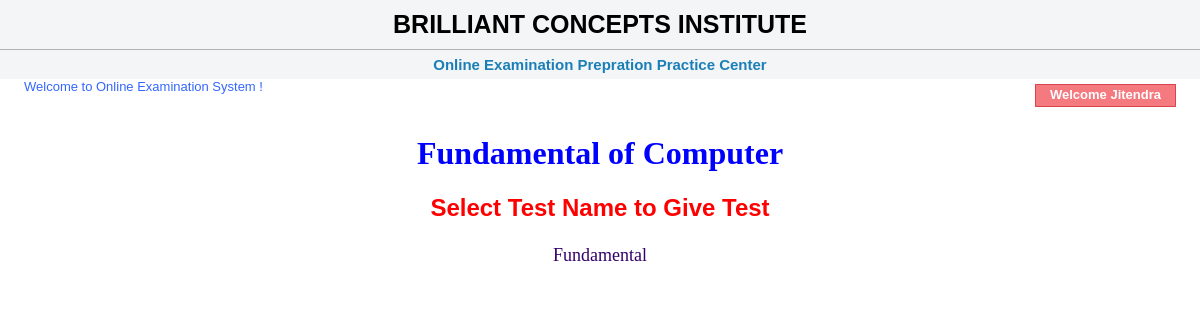
Page /quiz_portal/php/showtest.php?subid=1 (signed in) on the committed database.
### tables this page shows
CREATE TABLE `mst_subject` (
  `sub_id` int(5) NOT NULL,
  `sub_name` varchar(25) DEFAULT NULL,
  `centre_code` int(6) NOT NULL
);

CREATE TABLE `mst_test` (
  `test_id` int(5) NOT NULL,
  `sub_id` int(5) DEFAULT NULL,
  `test_name` varchar(30) DEFAULT NULL,
  `total_que` varchar(15) DEFAULT NULL
);

### quiz_portal/php/showtest.php (the view, shortened to what this page needs)
<!DOCTYPE HTML PUBLIC "-//W3C//DTD HTML 4.01 Transitional//EN" "http://www.w3.org/TR/html4/loose.dtd">
<html>
<head>
<link href="quiz.css" rel="stylesheet" type="text/css">
</head>
<body>
<?php
include("header.php");
include("database.php");
extract($_GET);
$rs1=mysqli_query($cn, "SELECT * FROM mst_subject WHERE sub_id=$subid");
$row1=mysqli_fetch_array($rs1);
echo "<h1 align=center><font color=blue> $row1[1]</font></h1>";
$rs=mysqli_query($cn, "SELECT * FROM mst_test WHERE sub_id=$subid");
echo "<h2 class=head1>Select Test Name to Give Test </h2>";
echo "<table align=center>";
while($row=mysqli_fetch_row($rs))
{
	echo "<tr><td><a href=quiz_home.php?testid=$row[0]&subid=$subid><font size=4>$row[2]</font></a>";
}
echo "</table>";
?>
</body>
</html>

### quiz_portal/php/quiz.css (style rules this page uses)
body { margin-left: 0px; margin-top: 0px; }
a:link { color: #330066; text-decoration: none; }
.head1 { font-family: Arial, Helvetica, sans-serif; font-size: 24px; color: #FF0000; text-align: center; font-weight: bold; }

### quiz_portal/php/css/decor2.css (style rules this page uses)
body { margin:0px; padding:0px; -webkit-user-select:none; }

### rows in the picture
mst_subject: sub_name "Fundamental of Computer"
mst_test: test_name "Fundamental"

### other values in the picture
$_SESSION[login] "Jitendra"
